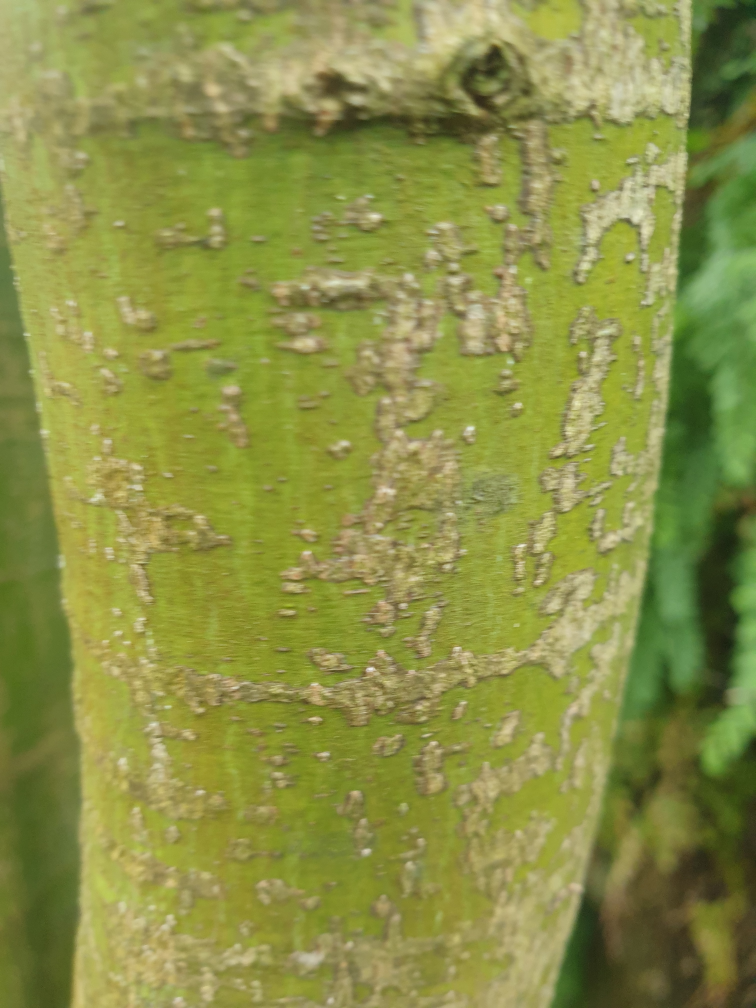
#> input picture japanse_esdoorn_2 - Copy.jpg, 3024 x 4032 px (shown at 1/4 size)
$ python main.py 'japanse_esdoorn_2 - Copy.jpg'   (older library calls are emulated)
#> lines starting #> are read from the running program, lines starting #| are printed output that depends on the picture; after the words box and inside, x2 and y2 are one past the last pixel; in counts of white or black regions, pixels touching at a corner belong together; long printed decimals are rounded
#> further down, imS is the input picture: shape (4032, 3024, 3); mean B, G, R 70.4, 144.2, 138.8
import sys
import random
import cv2
from skimage.feature import graycomatrix, graycoprops
import matplotlib.pyplot as plt
import numpy as np
import math

output = r'C:\Users\mike0\OneDrive - Stichting Hogeschool Utrecht\Documenten\Hogeschool Utrecht\ElektroTechniek\Jaar 4\Beeldherkenning\werkmap\code\houghlines\img.png'

def Average(lst):
    return sum(lst) / len(lst)

def avg_color(image): #contour
    channels = cv2.mean(imS) #, mask
    h = channels[0]
    s = channels[1]
    v = channels[2]
    h = int(round(h,0))
    s = int(round(s,0))
    v = int(round(v,0))
    return h, s, v

def houghlines(img):
    horizontal = 0
    vertical = 0
    img = cv2.resize(img, [640,480])
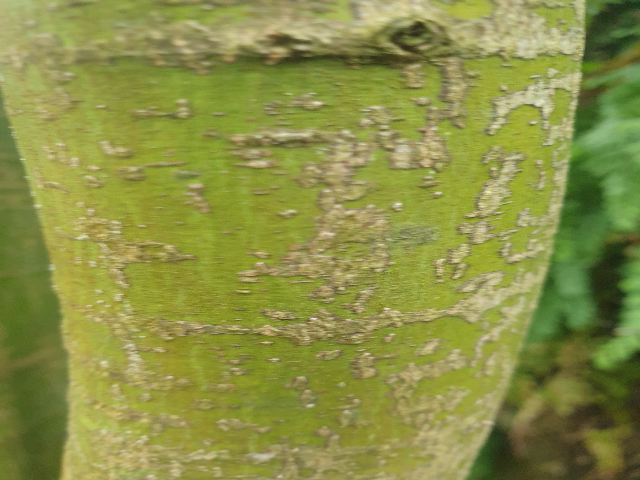
#> img: shape (480, 640, 3); mean of channels 0, 1, 2 70.3, 144.1, 138.7; drawn as B, G, R
    gray = cv2.cvtColor(img, cv2.COLOR_BGR2GRAY)
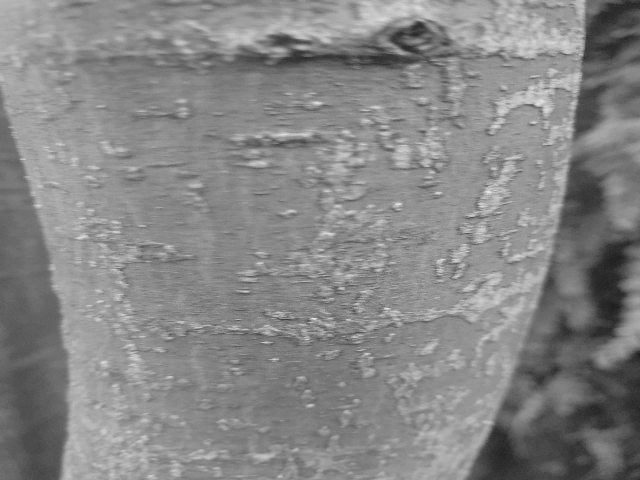
#> gray: shape (480, 640); min 25, max 232, mean 134.1
    blur = cv2.GaussianBlur(gray, (5, 5), 0)
    #blur = cv2.GaussianBlur(blur, (5, 5), 0)
    #blur = cv2.GaussianBlur(blur, (5, 5), 0)
    edges = cv2.Canny(blur, 80, 120)
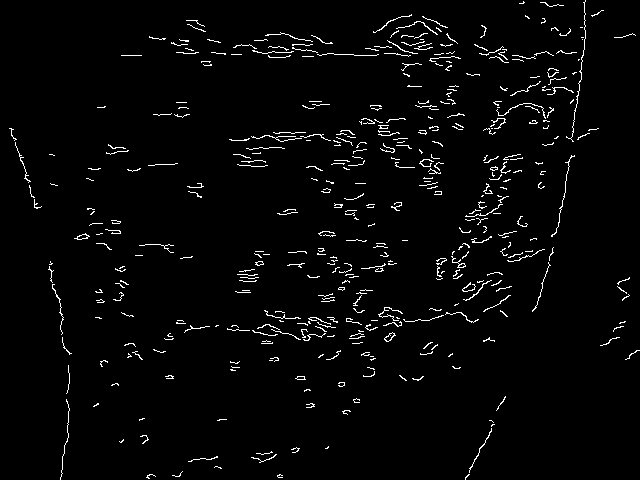
#> edges: shape (480, 640); 2.6% white in thin lines or dots
    linesP = cv2.HoughLinesP(edges, 1, np.pi / 180, 10, None, 40, 10)
#> linesP = 17 rows, first 6: [272, 137, 323, 134], [456, 278, 475, 238], [407, 74, 427, 19], [403, 70, 429, 28], [324, 301, 366, 268], [536, 53, 583, 52]
    if linesP is not None:
        for i in range(0, len(linesP)):
            l = linesP[i][0]

            #here l contains x1,y1,x2,y2  of your line
            #so you can compute the orientation of the line
            p1 = np.array([l[0],l[1]])
            p2 = np.array([l[2],l[3]])

            p0 = np.subtract( p1,p1 ) #not used
            p3 = np.subtract( p2,p1 ) #translate p2 by p1

            angle_radiants = math.atan2(p3[1],p3[0])
            angle_degree = angle_radiants * 180 / math.pi

            #print("line degree", angle_degree)

            if 90 < angle_degree < 115 or 90 > angle_degree > 65 or -65 > angle_degree > -90 or -115 < angle_degree < -90:
                cv2.line(img,  (l[0], l[1]), (l[2], l[3]), (0,0,255), 1, cv2.LINE_AA)
                vertical = vertical + 1
            if 0 <= angle_degree < 30 or 0 >= angle_degree > -15:
                cv2.line(img, (l[0], l[1]), (l[2], l[3]), (255, 0, 0), 1, cv2.LINE_AA)
                horizontal = horizontal + 1
#> this loop made 17 passes
#> (p1, p2, p3, angle_radiants, angle_degree) on passes 1 to 12: ([272, 137], [323, 134], [51, -3], -0.0588, -3.37), ([456, 278], [475, 238], [19, -40], -1.13, -64.59), ([407, 74], [427, 19], [20, -55], -1.22, -70.02), ([403, 70], [429, 28], [26, -42], -1.02, -58.24), ([324, 301], [366, 268], [42, -33], -0.666, -38.16), ([536, 53], [583, 52], [47, -1], -0.0213, -1.22), ([364, 118], [410, 148], [46, 30], 0.578, 33.11), ([360, 324], [400, 312], [40, -12], -0.291, -16.7), ([374, 46], [452, 44], [78, -2], -0.0256, -1.47), ([299, 323], [346, 320], [47, -3], -0.0637, -3.65), ([497, 213], [513, 172], [16, -41], -1.2, -68.68), ([469, 231], [486, 183], [17, -48], -1.23, -70.5)
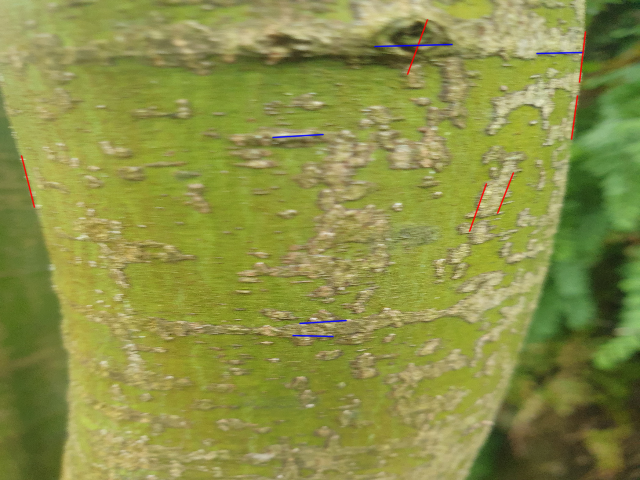
#> img: shape (480, 640, 3); 0.55% of pixels changed, all inside (x1, y1, x2, y2) = (20, 19, 587, 338); drawn as B, G, R
#> after the loop, horizontal = 5; vertical = 6
#| (0.4545, 0.5455, 11)

    cv2.imwrite(output, img)
    return (horizontal/(horizontal + vertical)), (vertical/(horizontal + vertical)), ((horizontal + vertical))

def image_testing():
    img = cv2.resize(imS, (640, 480))  # Resize to smaller size for easy screen
    hsv = cv2.cvtColor(img, cv2.COLOR_BGR2HSV)  # HSV filter
    # blur = cv2.fastNlMeansDenoisingColored(img, None, 90, 10, 7, 21)
    blur = cv2.GaussianBlur(img, (5, 5), 0)
    blur = cv2.GaussianBlur(blur, (5, 5), 0)
    blur = cv2.GaussianBlur(blur, (5, 5), 0)
    blur = cv2.GaussianBlur(blur, (5, 5), 0)
    blur = cv2.GaussianBlur(blur, (5, 5), 0)
    blur = cv2.GaussianBlur(blur, (5, 5), 0)
    blur = cv2.GaussianBlur(blur, (5, 5), 0)
    blur = cv2.GaussianBlur(blur, (5, 5), 0)
    blur = cv2.GaussianBlur(blur, (5, 5), 0)
    gray = cv2.cvtColor(blur, cv2.COLOR_BGR2GRAY)
    invert = cv2.bitwise_not(gray)
    color = cv2.applyColorMap(invert, cv2.COLORMAP_JET)
    cv2.imshow('noise', blur)
    cv2.imshow('color', color)
    cv2.imshow("img", img)  # Output original
    cv2.imshow("HSV", hsv)  # Output HSV


def GCLM_calc(imSA, show):
#> called with show = 0
    pathA = r'C:\Users\mike0\OneDrive - Stichting Hogeschool Utrecht\Documenten\Hogeschool Utrecht\ElektroTechniek\Jaar 4\Beeldherkenning\werkmap\code\fotos\Berteris_spec_3.jpg'
    pathB = r'C:\Users\mike0\OneDrive - Stichting Hogeschool Utrecht\Documenten\Hogeschool Utrecht\ElektroTechniek\Jaar 4\Beeldherkenning\werkmap\code\fotos\Berteris_spec_1.jpg'

    PATCH_SIZE = 100
    sample_amount = 100

    imgA = cv2.resize(imSA, (640, 480))  # Resize to smaller size for easy screen
    grayA = cv2.cvtColor(imgA, cv2.COLOR_BGR2GRAY)

    barkALocation = []
    for x in range(sample_amount):
        x = random.randint(0, 480 - PATCH_SIZE)
        y = random.randint(0, 640 - PATCH_SIZE)
        a = x, y
        barkALocation.append(a)

    barkALoc = []
    for loc in barkALocation:
        barkALoc.append(grayA[loc[0]:loc[0] + PATCH_SIZE,
                        loc[1]:loc[1] + PATCH_SIZE])
#> after the loop, barkALoc = 100 items
    xs = []
    ys = []
    # compute some GLCM properties each patch
    for patch in barkALoc:
        glcm = graycomatrix(patch, distances=[5], angles=[0], levels=256,
                            symmetric=True, normed=True)
        xs.append(graycoprops(glcm, 'dissimilarity')[0, 0])
        ys.append(graycoprops(glcm, 'correlation')[0, 0])
#> this loop made 100 passes
#> after the loop, xs = 100 values, max 14.81 at index 3, min 5.33 at index 29, mean 9.93; ys = 100 values, max 0.931 at index 58, min 0.277 at index 61, mean 0.636

    boomA = Average(xs[:len(barkALocation)])
#> boomA = 9.93

    if show:
        fig = plt.figure(figsize=(5, 5))

        # display original image with locations of patches
        ax = fig.add_subplot(3, 2, 1)
        ax.imshow(grayA, cmap=plt.cm.gray,
                  vmin=0, vmax=255)
        for (y, x) in barkALocation:
            ax.plot(x + PATCH_SIZE / 2, y + PATCH_SIZE / 2, 'gs')
        ax.set_xlabel('Original Image A')
        ax.set_xticks([])
        ax.set_yticks([])
        ax.axis('image')

        # for each patch, plot (dissimilarity, correlation)
        ax = fig.add_subplot(3, 2, 2)
        ax.plot(xs[:len(barkALocation)], ys[:len(barkALocation)], 'go',
                label='Boom A')
        ax.set_xlabel('GLCM Dissimilarity')
        ax.set_ylabel('GLCM Correlation')
        ax.legend()

        fig.suptitle('Grey level co-occurrence matrix features', fontsize=14, y=1.05)
        plt.tight_layout()
        plt.show()

    return boomA

if __name__ == '__main__':

    print("Tree Bark Recognition")
    # Image path
    lenght = len(sys.argv)
    if lenght >= 2:
        path_to_foto = sys.argv[1]
        print(path_to_foto)
    else:
        path_to_foto = 'watercipres_2.jpg'

    imS = cv2.imread(path_to_foto)  # For opening image
    print(houghlines(imS))
    boomA =GCLM_calc(imS, 0)
#> boomA = 9.93
    print("Average of dissimilarity tree A:" + str(boomA))
#| Average of dissimilarity tree A:9.928
    a=avg_color(imS)
#> in avg_color, `channels = cv2.mean(imS)`: channels = (70.39, 144.2, 138.8, 0)
#> in avg_color, `h = channels[0]`: h = 70.39
#> in avg_color, `s = channels[1]`: s = 144.2
#> in avg_color, `v = channels[2]`: v = 138.8
#> in avg_color, `h = int(round(h,0))`: h = 70
#> in avg_color, `s = int(round(s,0))`: s = 144
#> in avg_color, `v = int(round(v,0))`: v = 139
#> a = (70, 144, 139)
    print(a)
#| (70, 144, 139)

    # Destroy window
    #cv2.waitKey(0)
    #cv2.destroyAllWindows()
